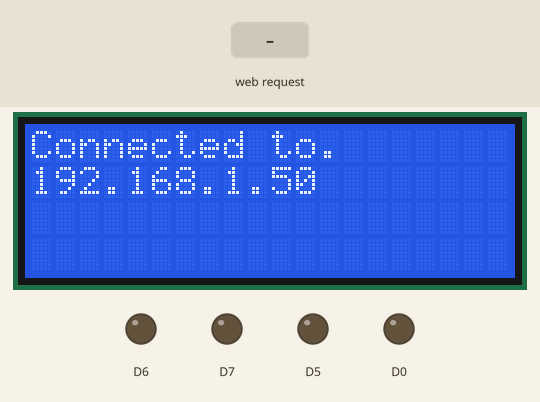
This program was run on a simulated ESP8266 (Wemos D1 mini). Shown: 20×4 character LCD, output pins drawn as LEDs (lit = HIGH). The inputs (shaded band) are chosen by the test bench. WiFi joins after 1.5 s; servers stay silent unless stated; what the program prints to the serial monitor is not drawn.

Above: at 3.3 s.
3.4 s: HTTP request GET /do?action=ahead received
At 4.5 s:
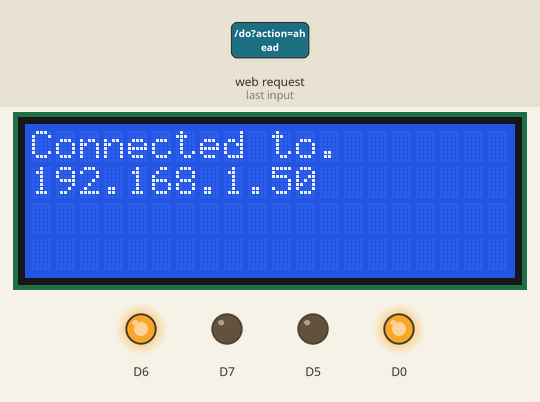
5.1 s: HTTP request GET /do?action=reverse received
At 6.2 s:
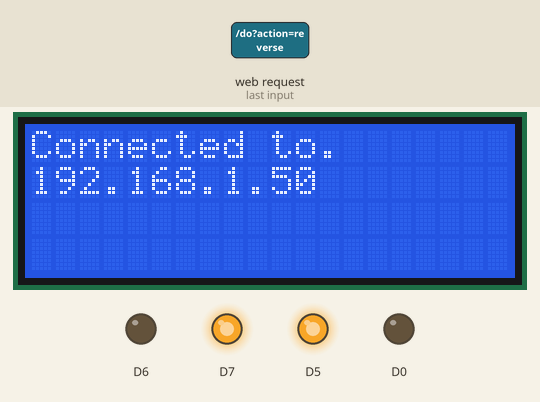
7.1 s: HTTP request GET /do?action=lup received
At 8.8 s:
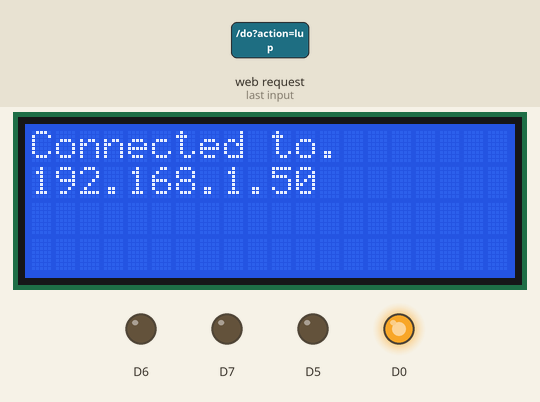
9.1 s: HTTP request GET /do?action=stop received
At 10.6 s:
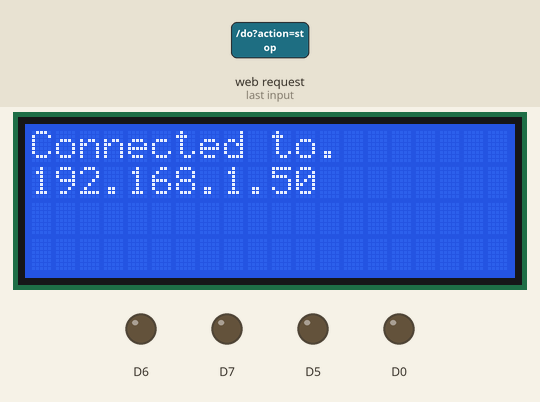
Timing chart, 0 to 12.1 s (numbered marks = the images above; inputs shaded):
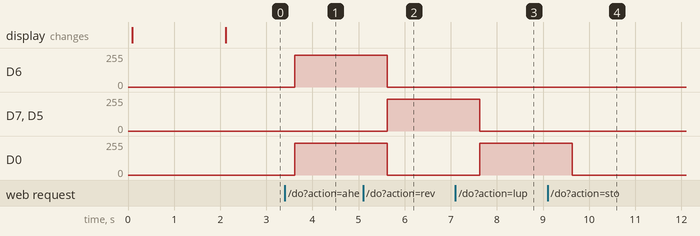

Measured:
- after the input at 3.4 s, D6, D0: 0/255 → 240/255 after 0.22 s
- after the input at 5.1 s, D6, D0: 240/255 → 0/255 after 0.52 s; D7, D5: 0/255 → 240/255 after 0.52 s
- after the input at 7.1 s, D7, D5: 240/255 → 0/255 after 0.53 s; D0: 0/255 → 240/255 after 0.53 s
- after the input at 9.1 s, D0: 240/255 → 0/255 after 0.53 s

The program:

main.cpp
```cpp
#include <Arduino.h>
#include <ESP8266WiFi.h>
#include <Ticker.h>
#include <ESP8266WebServer.h>

#include <Wire.h>
#include <LiquidCrystal_I2C.h>
#include <page.h>
#include <motor.h>

#if defined(ARDUINO) && ARDUINO >= 100
#define printByte(args)  write(args);
#else
#define printByte(args)  print(args,BYTE);
#endif

#define SSID "xxxxxxx"
#define PASSWORD "xxxxxxx"

#define L1 D0
#define L2 D5
#define R1 D6
#define R2 D7

void connectToNetwork();
void getPage();
void performAction();
void stepMotor();

// Global Variables
ESP8266WebServer server(80);
LiquidCrystal_I2C lcd(0x3F,20,4);

Motor motor(L1, L2, R1, R2, 10, 240);

Ticker timer(stepMotor, 500);

void setup() {
    Serial.begin(9600);
    delay(10);
    Serial.println("\n");
    Serial.println("Starting WeMos D1 mini");

    motor.init();

    lcd.init();
    lcd.backlight();
    lcd.home();

    connectToNetwork();
    timer.start();
}

void connectToNetwork() {

    WiFi.begin(SSID, PASSWORD);
    Serial.print("\nConnecting to network...");

    lcd.print("Connecting...");
    lcd.setCursor(0, 1);

    int i=0;
    while(WiFi.status() != WL_CONNECTED) {
        if(i > 100){
            Serial.println("Connection Failed - Abort");
            lcd.print("Connection Failed");

            WiFi.disconnect();
            return;
        }

        delay(1000);
        Serial.print(".");
        i++;
    }

    Serial.print("\nConnected at ");
    Serial.println(WiFi.localIP());

    lcd.home();
    lcd.print("Connected to");
    lcd.setCursor(0,1);
    lcd.print(WiFi.localIP());

    server.on("/", HTTP_GET, getPage);
    server.on("/do", HTTP_GET, performAction);

    server.begin();
    Serial.println("HTTP server started");
}

void loop() {
    timer.update();
    server.handleClient();
    delay(100);
}

void getPage() {
    server.send(200, "text/html", PAGE_HTML);
}

void performAction() {
    if(server.hasArg("action")){
           Serial.println(server.arg("action"));

            if(server.arg("action") == "ahead"){
                motor.setAction(MotorActions::FORWARD);
            } else if(server.arg("action") == "reverse"){
               motor.setAction(MotorActions::BACKWARD);
            } else if(server.arg("action") == "stop"){
               motor.setAction(MotorActions::STOPPED);
            } else if(server.arg("action") == "lup"){
               motor.setAction(MotorActions::LEFT_FORWARD);
            } else if(server.arg("action") == "ldown"){
               motor.setAction(MotorActions::LEFT_BACKWARD);
            } else if(server.arg("action") == "rup"){
               motor.setAction(MotorActions::RIGHT_FORWARD);
            } else if(server.arg("action") == "rdown"){
               motor.setAction(MotorActions::RIGHT_BACKWARD);
            }
    }
    getPage();
}


void stepMotor() {
    Serial.println("Stepping Motors");
    motor.step();
}
```

page.h
```cpp
#define PAGE_HTML "<html><meta name=viewport content=\"width=200, initial-scale=2\"><head></head><body><link rel=stylesheet href=https://cdnjs.cloudflare.com/ajax/libs/font-awesome/4.7.0/css/font-awesome.min.css><div style=text-align:center><form action=/do><table style=text-align:center><tr><td><span>LEFT</span><div style=margin-bottom:5px><button class=btn type=submit name=action value=lup><i class=\"fa fa-arrow-circle-up\"></i></button></div><div style=margin-bottom:5px><button class=btn type=submit name=action value=ldown><i class=\"fa fa-arrow-circle-down\"></i></button></div></td><td><span>BOTH</span><div style=margin-bottom:5px><button class=btn type=submit name=action value=ahead><i class=\"fa fa-arrow-circle-up\"></i></button></div><div style=margin-bottom:5px><button class=btn type=submit name=action value=reverse><i class=\"fa fa-arrow-circle-down\"></i></button></div><div style=margin-bottom:5px><button class=btn type=submit name=action value=stop><i class=\"fa fa-stop-circle\"></i></button></div></td><td><span>RIGHT</span><div style=margin-bottom:5px><button class=btn type=submit name=action value=rup><i class=\"fa fa-arrow-circle-up\"></i></button></div><div style=margin-bottom:5px><button class=btn type=submit name=action value=rdown><i class=\"fa fa-arrow-circle-down\"></i></button></div></td></tr></table></form></div></body></html>"
```
